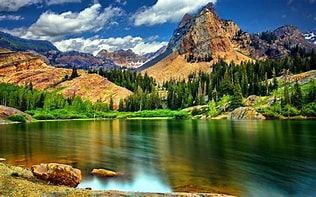
#> input picture nature.jpg, 316 x 197 px
$ python exp6.py
#> lines starting #> are read from the running program, lines starting #| are printed output that depends on the picture; after the words box and inside, x2 and y2 are one past the last pixel; in counts of white or black regions, pixels touching at a corner belong together
# Import the necessary Libraries
import cv2
import numpy as np
import matplotlib.pyplot as plt

# Read image from disk.
img = cv2.imread('nature.jpg')
#> img is the input picture: shape (197, 316, 3); mean B, G, R 76, 104.8, 94.6
# Convert BGR image to RGB
image_rgb = cv2.cvtColor(img, cv2.COLOR_BGR2RGB)

# Apply Canny edge detection
edges = cv2.Canny(image= image_rgb, threshold1=100, threshold2=700)
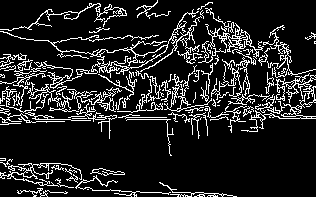
#> edges: shape (197, 316); 13.9% white in thin lines or dots

# Create subplots
fig, axs = plt.subplots(1, 2, figsize=(7, 4))

# Plot the original image
axs[0].imshow(image_rgb)
axs[0].set_title('Original Image')

# Plot the blurred image
axs[1].imshow(edges)
axs[1].set_title('Image edges')

# Remove ticks from the subplots
for ax in axs:
    ax.set_xticks([])
    ax.set_yticks([])

# Display the subplots
plt.tight_layout()
plt.show()
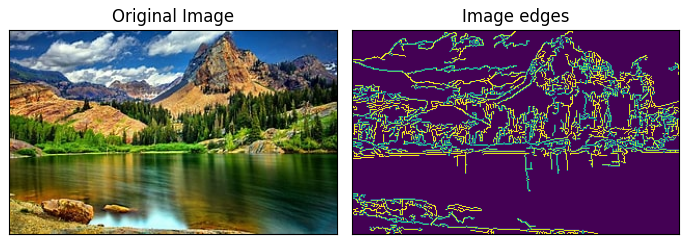
#> figure drawn by matplotlib, 2 panels

$ run again, with dog.jpg copied over nature.jpg
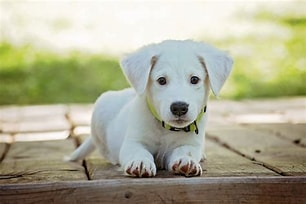
#> input picture dog.jpg, 306 x 204 px
#> img is the input picture: shape (204, 306, 3); mean B, G, R 148, 172.7, 173.5
#> `edges = cv2.Canny(image= image_rgb, threshold1=100, threshold2=700)`:
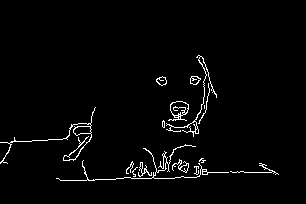
#> edges: shape (204, 306); 2.4% white in thin lines or dots, all inside (x1, y1, x2, y2) = (0, 55, 279, 181)
#> `plt.show()`:
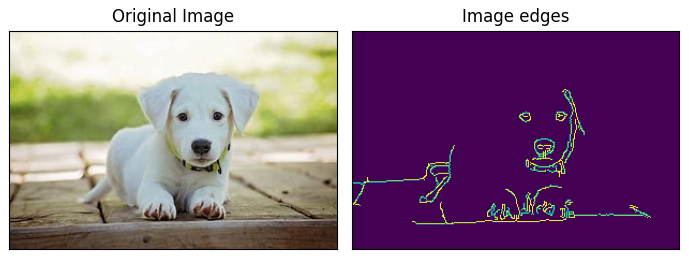
#> figure drawn by matplotlib, 2 panels
